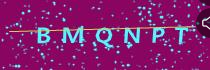
#> input picture 0.png, 210 x 70 px
$ python test.py
#> lines starting #> are read from the running program, lines starting #| are printed output that depends on the picture; after the words box and inside, x2 and y2 are one past the last pixel; in counts of white or black regions, pixels touching at a corner belong together
import cv2 as cv
import pytesseract
import os
from PIL import Image

org_img = cv.imread('0.png', cv.IMREAD_GRAYSCALE)
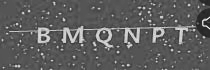
#> org_img: shape (70, 210); min 28, max 247, mean 93.1
cv.imshow('original', org_img)

threshold, mask = cv.threshold(org_img, 150, 255, cv.THRESH_BINARY)
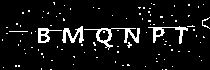
#> mask: shape (70, 210); 7.5% white in thin lines or dots

cv.imshow('binary', mask)
blur = cv.medianBlur(mask,3)
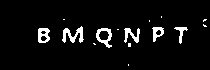
#> blur: shape (70, 210); 5.4% white; 15 white regions (9 under 20 px), largest, box (x1, y1, x2, y2) and area: (62, 26, 84, 43) 178, (96, 28, 112, 48) 146, (38, 28, 50, 43) 127, (124, 28, 140, 43) 121, (152, 27, 164, 42) 97, (174, 27, 188, 44) 80
cv.imshow('median', blur)

cv.waitKey(0)
cv.destroyAllWindows()

cv.imwrite('1.png', blur)
#> (the run stopped early here; a loop or call above may not have finished)
